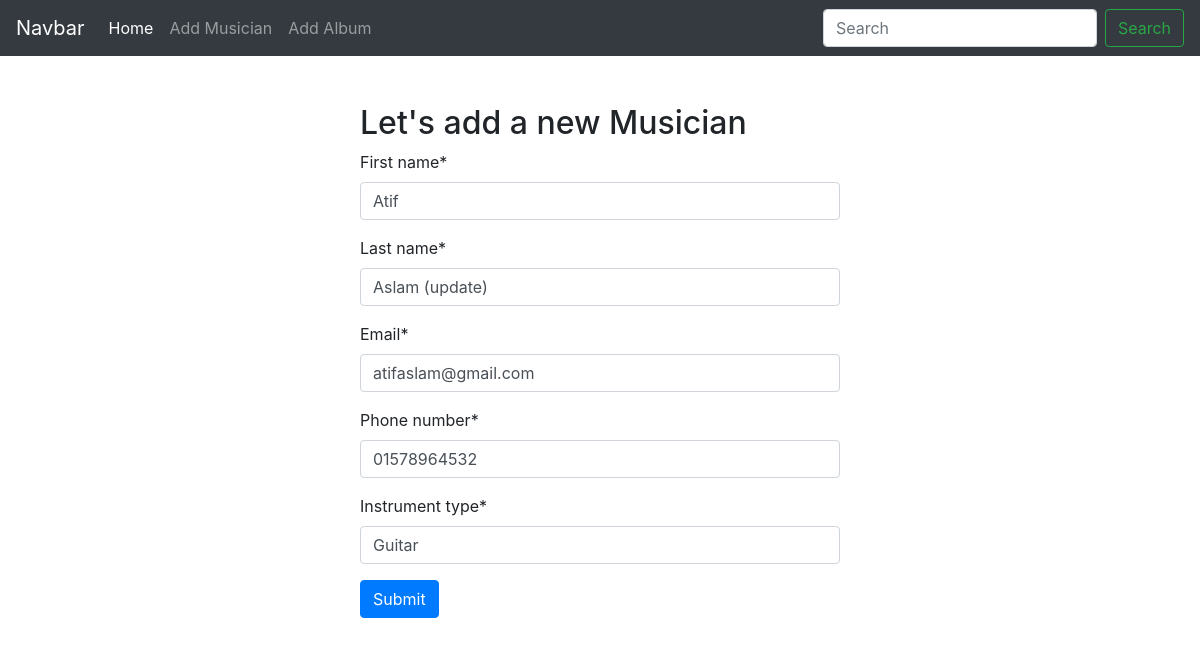
/musician/edit_musician/5, run on the app's committed database.
### musician/models.py (models this page shows, shortened)
class Musician(models.Model):
    first_name = models.CharField(max_length=30)
    last_name = models.CharField(max_length=30)
    email = models.EmailField()
    phone_number = models.CharField(max_length=12)
    instrument_type = models.CharField(max_length=30)

### musician/views.py (the view)
# urls.py: path('edit_musician/<int:id>', edit_musician, name = 'edit_musician'),
def edit_musician(request, id):
    musician = models.Musician.objects.get(pk = id)
    _edit_musician = forms.MusicianForm(instance=musician)
    if request.method == 'POST':
        form = forms.MusicianForm(request.POST, instance=musician)
        if form.is_valid():
            form.save()
            return redirect('homepage')
    else:
        form = forms.MusicianForm()
    return render(request, 'add_musician.html', {'form': _edit_musician})

### musician/forms.py
class MusicianForm(forms.ModelForm):
    class Meta:
        model = Musician
        fields = '__all__'
        widgets = {
            'first_name': forms.TextInput(attrs={'placeholder': 'Enter your first name'}),
            'last_name' : forms.TextInput(attrs={'placeholder': 'Enter your last name'}),
            'email' : forms.EmailInput(attrs={'placeholder': 'Enter your email'}),
            'phone_number': forms.TextInput(attrs={'placeholder': '### #### ####'}),
            'instrument_type': forms.TextInput(attrs={'placeholder': 'Write instrument type'})
        }

### musician/templates/add_musician.html (shortened to what this page needs)
{% extends 'base.html' %}
{% load crispy_forms_tags %}
{% block content %}
<form method="post" style="width: 40%; height: 400px; margin: auto;" class="mt-5">
    <h2>Let's add a new Musician</h2>
    {{form | crispy}}
    <button type="submit" class="btn btn-primary">Submit</button>
</form>
{% endblock %}

### data on the page
Musician: first_name "Atif", last_name "Aslam (update)", email "atifaslam@gmail.com", phone_number "01578964532", instrument_type "Guitar"
